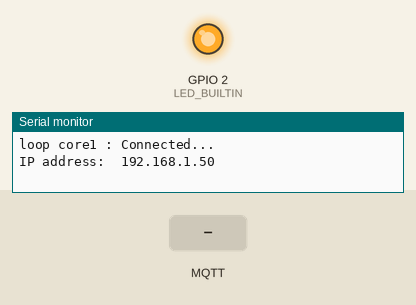
The sketch below on a simulated ESP32. Parts: output pins drawn as LEDs (lit = HIGH), the last lines printed to the serial monitor. Dashed ring = blinking. The inputs (shaded band) are chosen by the test bench. WiFi joins after 1.5 s; servers stay silent unless stated; no MQTT or app messages arrive unless stated.

Above: at 2.2 s.
2.3 s: MQTT message "1" arrives on the first subscribed topic
At 3.4 s:
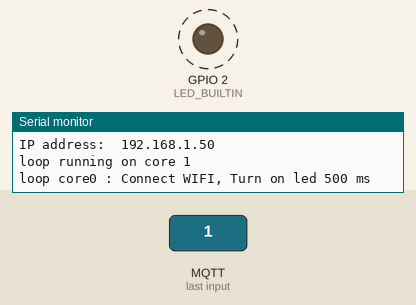
7.0 s: MQTT message "on" arrives on the first subscribed topic
At 7.4 s:
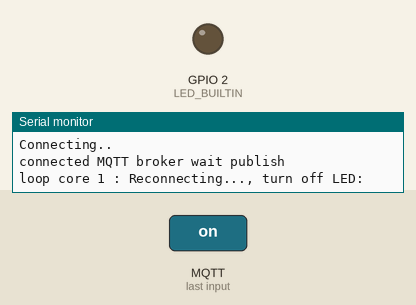
10.5 s: MQTT message "off" arrives on the first subscribed topic
Timing chart, 0 to 20.0 s (numbered marks = the images above; inputs shaded):
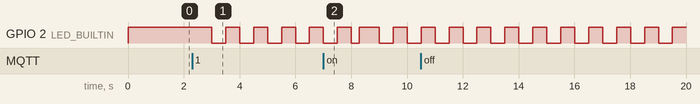

The sketch:

multi.ino
```cpp
#include <PubSubClient.h> // Connect and publish to the MQTT broker
#include <WiFiClientSecure.h>
#include <WiFi.h> // Enables the ESP32 to connect to the local network (via WiFi)


// shared variable
TaskHandle_t t0;
TaskHandle_t t1;

// WiFi
const char* ssid = "Benzahmgnit";                 // Your personal network SSID
const char* wifi_password = "12345678"; // Your personal network password

// MQTT
const char* mqtt_server = "203.150.107.212";  // IP of the MQTT broker
const char* mqtt_username = ""; // MQTT username
const char* mqtt_password = ""; // MQTT password
const char* clientID = ""; // MQTT client ID

long lastReconnectAttempt = 0;
unsigned long lastMsg = 0;
#define MSG_BUFFER_SIZE  (50)
char msg[MSG_BUFFER_SIZE];
int value = 0;

// Initialise the WiFi and MQTT Client objects
WiFiClient wifiClient;
// 1883 is the listener port for the Broker
PubSubClient client(mqtt_server, 1883,wifiClient);
void setup_wifi() {
  delay(10);
  // We start by connecting to a WiFi network
  Serial.print("Connecting to ");
  Serial.println(ssid);


  WiFi.begin(ssid, wifi_password);
  client.setServer(mqtt_server, 1883);
  client.setCallback(callback);

  while (WiFi.status() != WL_CONNECTED) {
    digitalWrite(LED_BUILTIN, HIGH);  // -- led turn off when  can't connect Wifi Access point
    Serial.println("turn off led when cannot connect Wifi");
    delay(500);
    Serial.print(".");
  }
  Serial.println("");
  Serial.println("WiFi connected");
  Serial.println("IP address: ");
  Serial.println(WiFi.localIP());

   // Connect_MQTT Broker
   if (client.connect(clientID, mqtt_username, mqtt_password)) {
    Serial.println("set up on loop core1 : Connected to MQTT Broker!");
  }
  else {
    Serial.println("set up on loop core1 : Connection to MQTT Broker failed...");
  }
}

void setup() {
  pinMode(0, INPUT);
  pinMode(LED_BUILTIN, OUTPUT);

  Serial.begin(115200);

  //create a task to handle button gpio 0 (core 0)
  xTaskCreatePinnedToCore(
    tSetButtonFunc,  /* Task function. */
    "Button",     /* name of task. */
    10000,        /* Stack size of task */
    NULL,         /* parameter of the task */
    1,            /* priority of the task */
    &t0,          /* Task handle to keep track of created task */
    1);           /* pin task to core 0 */
  delay(500);

  // create a task to handle led LED_BUILTIN (core 1)
  xTaskCreatePinnedToCore(
    tConnectFunc,     /* Task function. */
    "Connect",        /* name of task. */
    10000,        /* Stack size of task */
    NULL,         /* parameter of the task */
    1,            /* priority of the task */
    &t1,          /* Task handle to keep track of created task */
    0);           /* pin task to core 1 */
  delay(500);
}

void loop() {
  // no coding here
  Serial.print("loop running on core ");
  Serial.println(xPortGetCoreID());
  delay(1000);
}

boolean reconnect() {
  Serial.println("reconnect active");
  if (!client.connected() ) {
    Serial.println("Connecting..");
    // Once connected, publish an announcement...
     if (client.connect(clientID, mqtt_username, mqtt_password)) {
      Serial.println("connected MQTT broker wait publish");
      // Subscribe
//      client.publish("#", "helloworld");
      client.subscribe("#");
    } else {
      Serial.print("failed, rc=");
      Serial.print(client.state());
      Serial.println(" try again in 5 seconds");
      // Wait 5 seconds before retrying
        //delay(5000);
    }
  }
  return client.connected();
}

void callback(char* topic, byte* payload, unsigned int length) {
  Serial.print("Message arrived [");
  Serial.print(topic);
  Serial.print("] ");
  for (int i = 0; i < length; i++) {
    Serial.print((char)payload[i]);
  }
  Serial.println();

  // Switch on the LED if an 1 was received as first character
  if ((char)payload[0] == '1') {
    digitalWrite(BUILTIN_LED, LOW);   // Turn the LED on (Note that LOW is the voltage level
    // but actually the LED is on; this is because
    // it is active low on the ESP-01)
  } else {
    digitalWrite(BUILTIN_LED, HIGH);  // Turn the LED off by making the voltage HIGH
  }

}
// tButtonFunc: check button for push and releae events
void tSetButtonFunc(void *params) {
  // local variables
  bool lastState = false;

  // setup
  Serial.print("tButtonFunc running on core ");
  Serial.println(xPortGetCoreID());
  // loop
  while (true) {
//    bool curState = digitalRead(0) == LOW;
//    if (!lastState && curState) {     // push
//  Serial.print("tButtonFunc running on core ");
//  Serial.println(xPortGetCoreID());
//      Serial.println("tButtonFunc: push");
//    } else if (lastState && !curState) { // release
//  Serial.print("tButtonFunc running on core ");
//  Serial.println(xPortGetCoreID());
//      Serial.println("tButtonFunc: release");
//    }
//    lastState = curState;
//    delay(10);
    if (WiFi.status() != WL_CONNECTED) {
    digitalWrite(LED_BUILTIN, HIGH);                        // -- led turn off when  can't connect Wifi Access point
    Serial.println("turn off led when cannot connect Wifi");
    delay(1000);
   }
    if(WiFi.status() == WL_CONNECTED){
    Serial.println("loop core0 : Connect WIFI, Turn on led 500 ms ");
    digitalWrite(LED_BUILTIN, LOW);
    delay(500);
    Serial.println("loop core0 : Connect WIFI, Turn off led 500 ms ");
    digitalWrite(LED_BUILTIN, HIGH);
    delay(500);
    }
    else if(client.connected()){
    digitalWrite(LED_BUILTIN, LOW);                          // -- led turn on when connect mqtt broker finish
    Serial.println("loop core0 : Connect MQTT, Turn on led ");
    }

  }
}

// tLedFunc: blinks every 1000ms
void tConnectFunc(void *params) {
  // local variable
  // setup
  Serial.print("tConnectFunc running on core ");
  Serial.println(xPortGetCoreID());
  Serial.print("Connecting to ");
  Serial.println(ssid);
    // Connect to the WiFi
  setup_wifi();
    // Connect MQTT Broker
  // loop

  while (true) {
    if (!client.connected()) {
    long now = millis();
//  Serial.println("Counter is reset : 0");
//  Serial.print("Counter Change to : ");
//  Serial.println(lastReconnectAttempt);
    if (now - lastReconnectAttempt > 5000) {
      lastReconnectAttempt = now;
      Serial.println("loop core 1 : Counting.. ,not connect");
      Serial.println("Counter is reset : 0");
      Serial.print("Counter Change to : ");
      Serial.println(lastReconnectAttempt);
      // Attempt to reconnect
      if (reconnect()) {
        lastReconnectAttempt = 0;
     //   digitalWrite(LED_BUILTIN,HIGH);
        Serial.println("loop core 1 : Reconnecting..., turn off LED: ");    // -- led turn off when  can't connect Wifi Access point
      }
    }
  }
    else if (client.connected()) {
    client.loop();
    Serial.println("loop core1 : Connected...");
    Serial.print("IP address:  ");
    Serial.println(WiFi.localIP());
    //digitalWrite(LED_BUILTIN, LOW);                          // -- led turn on when connect mqtt broker finish
  //  Serial.println("loop core1 : Connect MQTT, Turn on led ");
     client.disconnect();
     delay(50);
  }
  delay(1000);
  }
    digitalWrite(LED_BUILTIN, !digitalRead(LED_BUILTIN));
    Serial.println("loop core1 : led swap");
    delay(1000);
}
```

Measured:
- by itself, GPIO 2 (LED_BUILTIN): alternates HIGH for 0.50 s and LOW for 0.50 s
